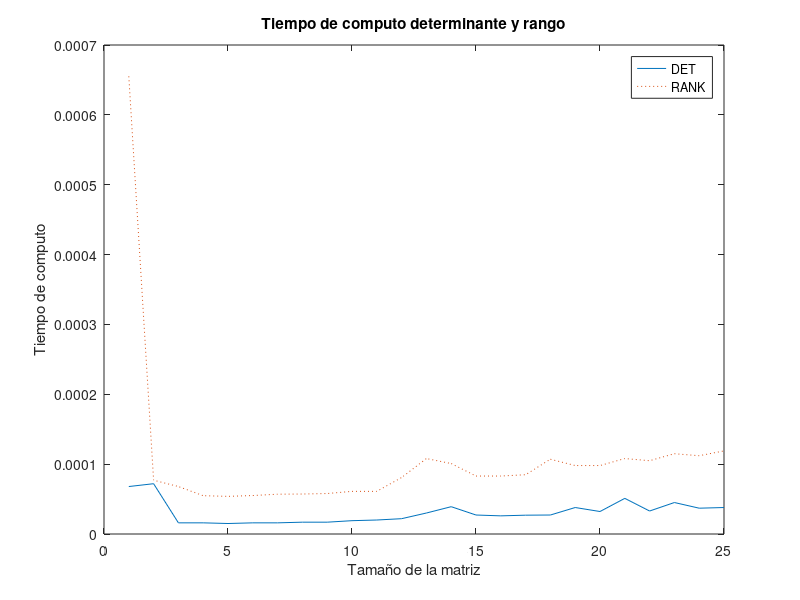

Source code (MATLAB):
clear all;

% Ejercicio 4: Tiempo de computo y representacion grafica
% calcular cuanto tarda en ejecutarse la funcion determinante

time_det = zeros(1, 25);
time_rnk = zeros(1, 25);

for i = 1:25
    A = rand(i);        % Se crea la matriz aleatoria de tamaño i (0 - 25)

    tic
    det(A);
    time_det(i) = toc;  % Se obtiene el tiempo que tarda en calcularse el deteminante

    tic
    rank(A);
    time_rnk(i) = toc;  % Se obtiene el tiempo que tarda en calcularse el rango
end

% Representacion grafica
plot(time_det)
hold on
plot(time_rnk, ':')
title("Tiempo de computo determinante y rango")
ylabel("Tiempo de computo")
xlabel("Tamaño de la matriz")
legend("DET","RANK")
hold off
